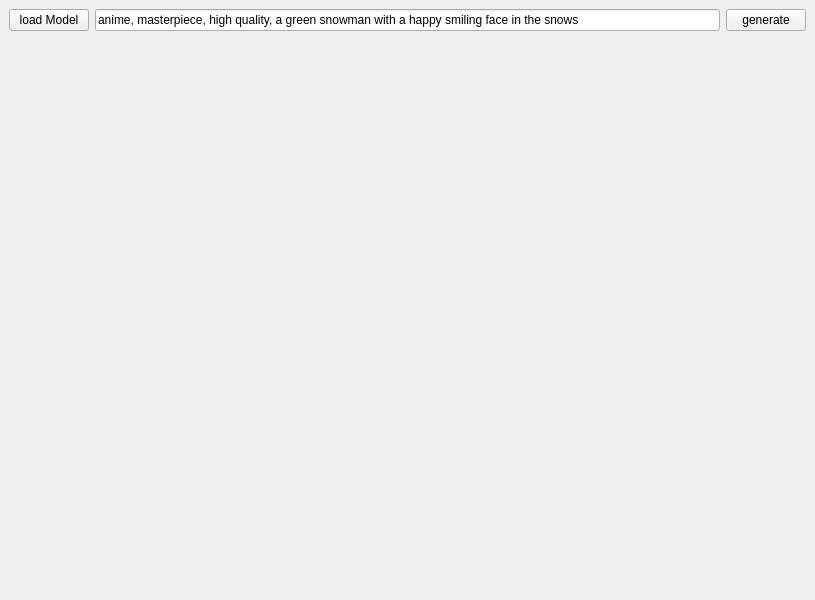
<?xml version="1.0" encoding="UTF-8"?>
<ui version="4.0">
 <class>MainWindow</class>
 <widget class="QMainWindow" name="MainWindow">
  <property name="geometry">
   <rect>
    <x>0</x>
    <y>0</y>
    <width>815</width>
    <height>600</height>
   </rect>
  </property>
  <property name="sizePolicy">
   <sizepolicy hsizetype="Expanding" vsizetype="Expanding">
    <horstretch>0</horstretch>
    <verstretch>0</verstretch>
   </sizepolicy>
  </property>
  <property name="windowTitle">
   <string>MainWindow</string>
  </property>
  <widget class="QWidget" name="centralwidget">
   <property name="sizePolicy">
    <sizepolicy hsizetype="Maximum" vsizetype="Maximum">
     <horstretch>0</horstretch>
     <verstretch>0</verstretch>
    </sizepolicy>
   </property>
   <layout class="QGridLayout" name="gridLayout">
    <item row="0" column="0">
     <layout class="QVBoxLayout" name="verticalLayout_2" stretch="0,1">
      <property name="sizeConstraint">
       <enum>QLayout::SetDefaultConstraint</enum>
      </property>
      <item>
       <layout class="QHBoxLayout" name="horizontalLayout_3" stretch="0,0,0">
        <item>
         <widget class="QPushButton" name="mainBtn">
          <property name="text">
           <string>load Model</string>
          </property>
         </widget>
        </item>
        <item>
         <widget class="QLineEdit" name="lineEdit">
          <property name="text">
           <string>anime, masterpiece, high quality, a green snowman with a happy smiling face in the snows</string>
          </property>
         </widget>
        </item>
        <item>
         <widget class="QPushButton" name="generateButton">
          <property name="text">
           <string>generate</string>
          </property>
         </widget>
        </item>
       </layout>
      </item>
      <item>
       <layout class="QHBoxLayout" name="horizontalLayout_4" stretch="6,1">
        <property name="sizeConstraint">
         <enum>QLayout::SetDefaultConstraint</enum>
        </property>
        <item>
         <widget class="QLabel" name="resultImageLabel">
          <property name="text">
           <string/>
          </property>
         </widget>
        </item>
        <item>
         <widget class="QLabel" name="resultLabel">
          <property name="text">
           <string/>
          </property>
         </widget>
        </item>
       </layout>
      </item>
     </layout>
    </item>
   </layout>
  </widget>
 </widget>
 <resources/>
 <connections>
  <connection>
   <sender>mainBtn</sender>
   <signal>clicked()</signal>
   <receiver>MainWindow</receiver>
   <slot>main_btn_clicked()</slot>
   <hints>
    <hint type="sourcelabel">
     <x>85</x>
     <y>33</y>
    </hint>
    <hint type="destinationlabel">
     <x>839</x>
     <y>26</y>
    </hint>
   </hints>
  </connection>
  <connection>
   <sender>generateButton</sender>
   <signal>clicked()</signal>
   <receiver>MainWindow</receiver>
   <slot>main_btn_clicked()</slot>
   <hints>
    <hint type="sourcelabel">
     <x>771</x>
     <y>18</y>
    </hint>
    <hint type="destinationlabel">
     <x>833</x>
     <y>21</y>
    </hint>
   </hints>
  </connection>
 </connections>
 <slots>
  <slot>main_btn_clicked()</slot>
  <slot>combox_index_changed()</slot>
 </slots>
</ui>
